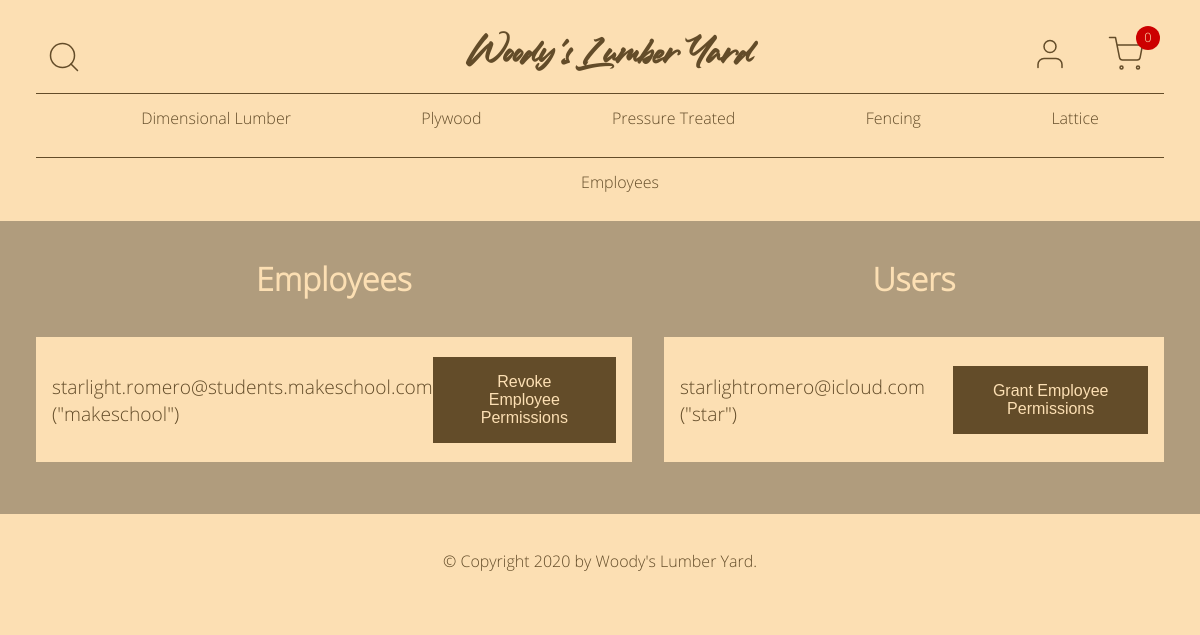
The app's page /admin/employees (signed in) with its own data.
### online_store/models.py (models this page shows, shortened)
class Category(db.Model):
    id = db.Column(db.Integer, primary_key=True)
    name = db.Column(db.String(20), unique=True, nullable=False)
    link = db.Column(db.String(20), nullable=True)
    products = db.relationship("Product", backref="category", lazy=True)
    date_created = db.Column(db.DateTime, default=datetime.utcnow)
    created_by_id = db.Column(db.Integer, db.ForeignKey("user.id"))

class User(db.Model, UserMixin):
    id = db.Column(db.Integer, primary_key=True)
    username = db.Column(db.String(20), unique=True, nullable=False)
    email = db.Column(db.String(120), unique=True, nullable=False)
    image = db.Column(db.String(20), nullable=False, default="default.jpg")
    password = db.Column(db.String(60), nullable=True)
    is_employee = db.Column(db.Boolean, nullable=False, default=False)
    is_admin = db.Column(db.Boolean, nullable=False, default=False)
    categories = db.relationship("Category", backref="created_by", lazy=True)
    products = db.relationship("Product", backref="created_by", lazy=True)
    cart = db.relationship(
        "Cart", cascade="all, delete", backref="created_by", lazy=True
    )
    orders = db.relationship(
        "Order", cascade="all, delete", backref="created_by", lazy=True
    )

### online_store/admin/routes.py (the view)
@admin.route("/admin/employees", methods=["GET"])
@login_required
@admin_required
def show_employees():
    categories = Category.query.all()
    users = (
        User.query.filter_by(is_employee=False)
        .filter_by(is_admin=False)
        .all()
    )
    employees = User.query.filter_by(is_employee=True).all()
    context = {
        "title": "Admins",
        "categories": categories,
        "users": users,
        "employees": employees,
    }
    return render_template("admin/employees.html", **context)

### online_store/admin/utils.py (called while the page is built)
def admin_required(func):
    @wraps(func)
    def wrapper(*args, **kwargs):
        if current_user.is_admin:
            return func(*args, **kwargs)
        return login_manager.unauthorized()
    return wrapper

### online_store/models.py (called while the page is built)
@login_manager.user_loader
def load_user(user_id):
    return User.query.get(int(user_id))

### online_store/templates/admin/employees.html (shortened to what this page needs)
{% extends "admin/base.html" %}
{% block head %}
{{ super() }}
{% endblock %}
{% block content %}
<div class="roles">
  <div class="employees">
    <h1>Employees</h1>
    {% for employee in employees %}
    <div class="employee">
      <p>{{ employee.email }} ("{{ employee.username }}")</p>
      <button type="button" onclick="revoke({{ employee.id }})">Revoke Employee Permissions</button>
    </div>
    {% endfor %}
  </div>
  <div class="users">
    <h1>Users</h1>
    {% for user in users %}
    <div class="user">
      <p>{{ user.email }} ("{{ user.username }}")</p>
      <button type="button" onclick="grant({{ user.id }})">Grant Employee Permissions</button>
    </div>
    {% endfor %}
  </div>
</div>
{% endblock %}

### online_store/templates/base.html (shortened to what this page needs)
<!DOCTYPE html>
<html lang="en">
<head>
  {% block head %}
  <link rel="stylesheet" type="text/css" href="{{ url_for('static', filename='css/main.css') }}">
  {% endblock %}
</head>
<body>
  <header>
    <div class="top-row">
      <div class="search">
        <img class="search-btn" src="/static/assets/search.svg" alt="Search Button">
      </div>
      <h1><a href="{{ url_for('main.home') }}">Woody's Lumber Yard</a></h1>
      <div class="user-icons">
        <a href="{{ url_for('users.account') }}">
          <img src="{{ url_for('static', filename='assets/user.svg') }}" alt="My Account">
        </a>
        <a href="{{ url_for('main.show_cart') }}">
          <img class="cart" src="{{ url_for('static', filename='assets/shopping-cart.svg') }}" alt="Shopping Cart">
          {% if cart %}
            <div class="cart-total">{{ cart.quantity }}</div>
          {% else %}
            <div class="cart-total">0</div>
          {% endif %}
        </a>
      </div>
    </div>
    {% if categories %}
    <nav>
      <ul>
        {% for category in categories %}
        <li><a href="/category/{{ category.link }}">{{ category.name }}</a></li>
        {% endfor %}
      </ul>
    </nav>
    {% endif %}
    {% block nav %}{% endblock %}
  </header>
  <main>
    {% block content %}{% endblock %}
  </main>
  <footer>
    <p>&copy; Copyright 2020 by <a href="/">Woody's Lumber Yard</a>.</p>
  </footer>
</body>
</html>

### online_store/static/css/main.css (style rules this page uses)
body main button, body main .products .product-grid .product-item button, body main .products .product-grid .product-item .product-form input[type=submit], body main .product-detail .product-detail-text button, body main .categories .category-list .category-item button, body main .full-form input[type=submit], body footer button { -ms-appearance: none; -moz-appearance: none; -webkit-appearance: none; appearance: none; padding: 1rem 2rem; display: inline-block; border: none; margin: 0; text-decoration: none; background: #634C29; color: #FCDFB3; font-size: 1rem; cursor: pointer; text-align: center; transition: background 150ms ease-in-out, transform 50ms ease; }
* { box-sizing: border-box; }
body { background-color: #FCDFB3; color: #634C29; font-family: "Open-Sans", sans-serif; margin: 0; text-align: center; }
body header { background-color: #FCDFB3; padding: 36px; padding-bottom: 0; }
body header .top-row { display: flex; flex-direction: row; justify-content: center; align-items: center; justify-content: space-between; }
body header .top-row .search { display: flex; flex-direction: row; justify-content: center; align-items: center; flex-basis: 33%; justify-content: flex-start; margin: 0 10px; }
body header .top-row .search img { height: 36px; cursor: pointer; }
body header .top-row .user-icons { padding: 0; margin: 0; }
body header .top-row .user-icons .cart-total { display: block; position: absolute; color: #FCDFB3; background-color: #CC0000; font-size: 0.8rem; padding-top: 0.15rem; border-radius: 50%; height: 24px; width: 24px; top: 26px; right: 40px; }
body header .top-row .user-icons a { margin: 0 10px; text-decoration: none; }
body header .top-row .user-icons a img { height: 36px; }
body header h1 { flex-basis: 33%; font-family: "Ledgewood", sans-serif; margin: 0; text-align: center; justify-self: center; }
body header h1 a { color: #634C29; text-decoration: none; }
body header .user-icons { display: flex; flex-direction: row; justify-content: center; align-items: center; justify-content: flex-end; flex-basis: 33%; }
body header .user-icons img { margin: 0 10px; }
body header nav { margin: 0; }
body header nav ul { align-items: center; border-top: 1px solid #634C29; display: flex; flex-direction: row; height: 3rem; justify-content: space-around; }
body header nav ul li { display: flex; }
body header nav ul li a { color: #634C29; text-decoration: none; }
body main { background-color: #B09C7D; padding: 20px; }
body main h1 { color: #FCDFB3; font-size: 2rem; margin-top: 0; }
body main button { width: 100%; }
body main .roles { display: flex; flex-direction: row; justify-content: center; align-items: center; align-items: flex-start; justify-content: space-around; }
body main .roles .users, body main .roles .employees { display: flex; flex-direction: column; justify-content: center; align-items: center; width: 100%; padding: 1rem; }
body main .roles .users .user, body main .roles .users .employee, body main .roles .employees .user, body main .roles .employees .employee { display: flex; flex-direction: row; justify-content: center; align-items: center; justify-content: space-between; background-color: #FCDFB3; width: 100%; padding: 1rem; margin: 1rem; }
body main .roles .users .user p, body main .roles .users .employee p, body main .roles .employees .user p, body main .roles .employees .employee p { flex-basis: 55; font-size: 1.2rem; text-align: left; }
body main .roles .users .user button, body main .roles .users .employee button, body main .roles .employees .user button, body main .roles .employees .employee button { flex-basis: 45%; }
body footer { background-color: #FCDFB3; padding: 20px; }
body footer p a { color: #634C29; text-decoration: none; }

### records on screen
Category: name "Dimensional Lumber"
Category: name "Plywood"
Category: name "Pressure Treated"
Category: name "Fencing"
Category: name "Lattice"
User: email "starlight.romero@students.makeschool.com", username "makeschool"
User: email "starlightromero@icloud.com", username "star"
